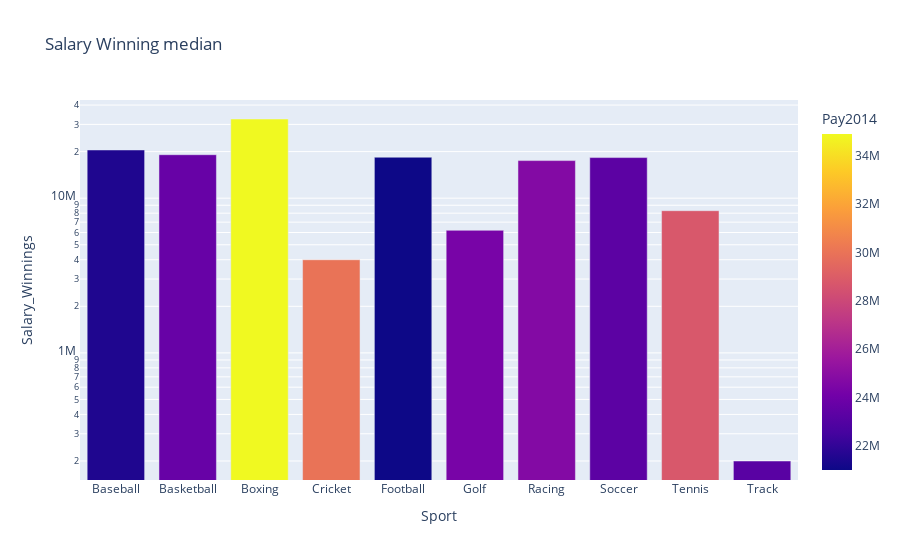

The notebook cell saved with this chart:
### Code cell
plt.figure(figsize=(10,5))
fig = px.bar(df,x=df.index,y='Salary_Winnings',color ='Pay2014',log_y=True,title="Salary Winning median")
fig.show()

### Figure 1 — Plotly figure (JSON) as saved in the notebook; plotly's stock layout.template omitted (floating-point values rounded to 4 significant figures)
{"data": [{"alignmentgroup": "True", "hovertemplate": "Sport=%{x}<br>Salary_Winnings=%{y}<br>Pay2014=%{marker.color}<extra></extra>", "legendgroup": "", "marker": {"color": [21500000, 23700000, 34900000, 30000000, 21000000, 24300000, 24700000, 23300000, 28750000, 23200000], "coloraxis": "coloraxis", "pattern": {"shape": ""}}, "name": "", "offsetgroup": "", "orientation": "v", "showlegend": false, "textposition": "auto", "type": "bar", "x": ["Baseball", "Basketball", "Boxing", "Cricket", "Football", "Golf", "Racing", "Soccer", "Tennis", "Track"], "xaxis": "x", "y": [20500000, 19100000, 32500000, 4000000, 18400000, 6200000, 17500000, 18300000, 8300000, 200000], "yaxis": "y"}], "layout": {"barmode": "relative", "coloraxis": {"colorbar": {"title": {"text": "Pay2014"}}, "colorscale": [[0, "#0d0887"], [0.1111, "#46039f"], [0.2222, "#7201a8"], [0.3333, "#9c179e"], [0.4444, "#bd3786"], [0.5556, "#d8576b"], [0.6667, "#ed7953"], [0.7778, "#fb9f3a"], [0.8889, "#fdca26"], [1, "#f0f921"]]}, "legend": {"tracegroupgap": 0}, "title": {"text": "Salary Winning median"}, "xaxis": {"anchor": "y", "domain": [0, 1], "title": {"text": "Sport"}}, "yaxis": {"anchor": "x", "domain": [0, 1], "title": {"text": "Salary_Winnings"}, "type": "log"}}}
